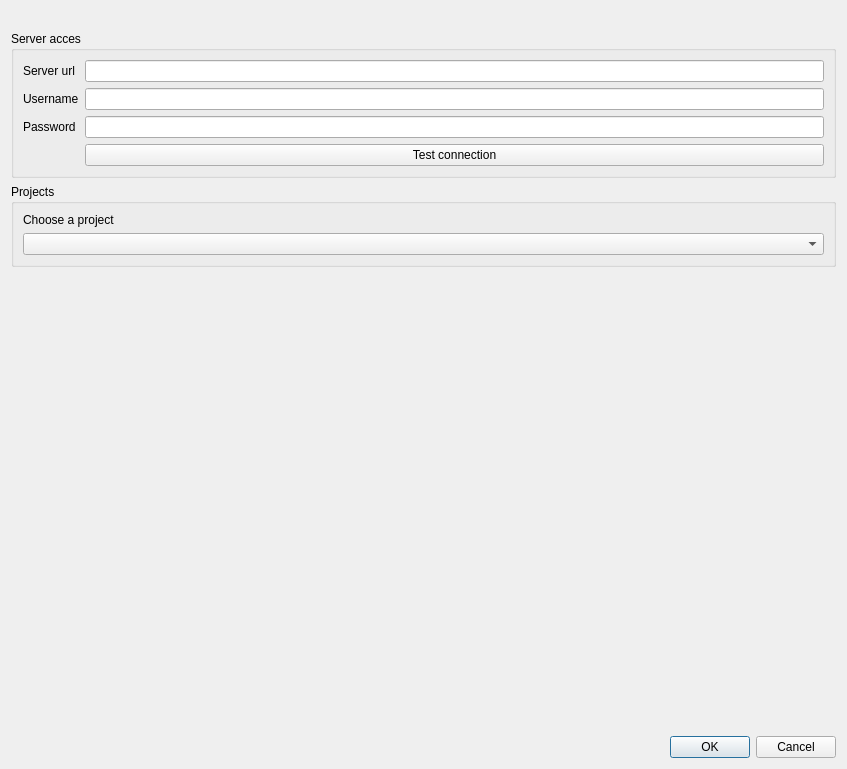
<?xml version="1.0" encoding="UTF-8"?>
<ui version="4.0">
 <class>Dialog</class>
 <widget class="QDialog" name="Dialog">
  <property name="geometry">
   <rect>
    <x>0</x>
    <y>0</y>
    <width>847</width>
    <height>769</height>
   </rect>
  </property>
  <property name="windowTitle">
   <string>Dialog</string>
  </property>
  <layout class="QGridLayout" name="gridLayout_3">
   <item row="0" column="0" colspan="2">
    <widget class="QLabel" name="warningLabel">
     <property name="enabled">
      <bool>true</bool>
     </property>
     <property name="palette">
      <palette>
       <active>
        <colorrole role="WindowText">
         <brush brushstyle="SolidPattern">
          <color alpha="255">
           <red>239</red>
           <green>41</green>
           <blue>41</blue>
          </color>
         </brush>
        </colorrole>
       </active>
       <inactive>
        <colorrole role="WindowText">
         <brush brushstyle="SolidPattern">
          <color alpha="255">
           <red>239</red>
           <green>41</green>
           <blue>41</blue>
          </color>
         </brush>
        </colorrole>
       </inactive>
       <disabled>
        <colorrole role="WindowText">
         <brush brushstyle="SolidPattern">
          <color alpha="255">
           <red>190</red>
           <green>190</green>
           <blue>190</blue>
          </color>
         </brush>
        </colorrole>
       </disabled>
      </palette>
     </property>
     <property name="font">
      <font>
       <family>Ubuntu</family>
       <weight>75</weight>
       <bold>true</bold>
      </font>
     </property>
     <property name="text">
      <string/>
     </property>
    </widget>
   </item>
   <item row="1" column="0" colspan="2">
    <widget class="QGroupBox" name="serrAccesGroupBox">
     <property name="title">
      <string>Server acces</string>
     </property>
     <property name="checkable">
      <bool>false</bool>
     </property>
     <layout class="QGridLayout" name="gridLayout_2">
      <item row="1" column="0">
       <widget class="QLabel" name="label_4">
        <property name="text">
         <string>Server url</string>
        </property>
       </widget>
      </item>
      <item row="3" column="0">
       <widget class="QLabel" name="label_5">
        <property name="text">
         <string>Password</string>
        </property>
       </widget>
      </item>
      <item row="2" column="0">
       <widget class="QLabel" name="label_6">
        <property name="text">
         <string>Username</string>
        </property>
       </widget>
      </item>
      <item row="4" column="2">
       <widget class="QPushButton" name="getConfigButton">
        <property name="text">
         <string>Test connection</string>
        </property>
       </widget>
      </item>
      <item row="2" column="2">
       <widget class="QLineEdit" name="usernameLineEdit"/>
      </item>
      <item row="3" column="2">
       <widget class="QLineEdit" name="passwordLineEdit">
        <property name="echoMode">
         <enum>QLineEdit::Password</enum>
        </property>
       </widget>
      </item>
      <item row="1" column="2">
       <widget class="QLineEdit" name="urlLineEdit"/>
      </item>
     </layout>
    </widget>
   </item>
   <item row="2" column="0" colspan="2">
    <widget class="QGroupBox" name="projectsGroupBox">
     <property name="enabled">
      <bool>true</bool>
     </property>
     <property name="title">
      <string>Projects</string>
     </property>
     <layout class="QVBoxLayout" name="verticalLayout_2">
      <item>
       <widget class="QLabel" name="selectProjectLabel">
        <property name="text">
         <string>Choose a project</string>
        </property>
       </widget>
      </item>
      <item>
       <widget class="QComboBox" name="projectsComboBox">
        <property name="currentIndex">
         <number>-1</number>
        </property>
       </widget>
      </item>
     </layout>
    </widget>
   </item>
   <item row="3" column="0">
    <spacer name="verticalSpacer">
     <property name="orientation">
      <enum>Qt::Vertical</enum>
     </property>
     <property name="sizeHint" stdset="0">
      <size>
       <width>20</width>
       <height>428</height>
      </size>
     </property>
    </spacer>
   </item>
   <item row="4" column="1">
    <widget class="QDialogButtonBox" name="buttonBox">
     <property name="orientation">
      <enum>Qt::Horizontal</enum>
     </property>
     <property name="standardButtons">
      <set>QDialogButtonBox::Cancel|QDialogButtonBox::Ok</set>
     </property>
    </widget>
   </item>
  </layout>
 </widget>
 <resources/>
 <connections>
  <connection>
   <sender>buttonBox</sender>
   <signal>accepted()</signal>
   <receiver>Dialog</receiver>
   <slot>accept()</slot>
   <hints>
    <hint type="sourcelabel">
     <x>248</x>
     <y>254</y>
    </hint>
    <hint type="destinationlabel">
     <x>157</x>
     <y>274</y>
    </hint>
   </hints>
  </connection>
  <connection>
   <sender>buttonBox</sender>
   <signal>rejected()</signal>
   <receiver>Dialog</receiver>
   <slot>reject()</slot>
   <hints>
    <hint type="sourcelabel">
     <x>316</x>
     <y>260</y>
    </hint>
    <hint type="destinationlabel">
     <x>286</x>
     <y>274</y>
    </hint>
   </hints>
  </connection>
 </connections>
</ui>
